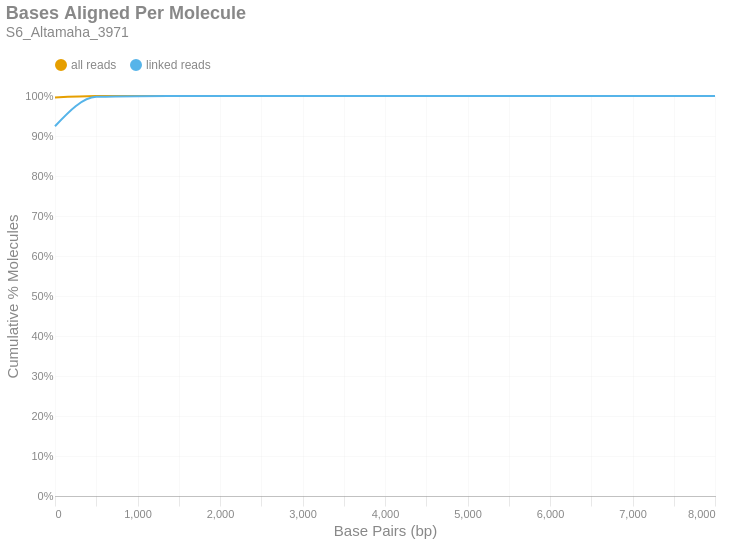

Notebook source saved alongside this figure:
### Markdown cell above
### Bases Aligned Per Molecule
This is a cumulative frequency distribution showing the number of base pairs aligned per unique molecule. These data are shown in 500 bp bins. There are two distributions: one with `all reads` (yellow) and another with only `linked reads` (blue). The percent of molecules in the `linked reads` distribution is relative to the total number of linked molecules.

### Code cell
if SKIPLR:
    print_html(f"Skipped")
else:
    binned_df = consolidated_hist(valids['aligned_bp'], mask, 500, True)
    with SafeRender(binned_df):
        (
            density_plot(binned_df, 'Bases Aligned Per Molecule', samplename, 'basesper')
            .encode(
                x=alt.X('bin:Q', title="Base Pairs (bp)").axis(tickMinStep=500).scale(padding=0),
                y=alt.Y('value:Q', title='Cumulative % Molecules')
                    .axis(format='%')
                    .scale(domain = [0,1])
                    .stack(False),
                color=alt.Color("key:N").scale(domain = ["all reads", "linked reads"]),
                tooltip = [
                    alt.Tooltip("key:N", title = "Data Type"),
                    alt.Tooltip("range_label:N", title="Bases Aligned Per Molecule"),
                    alt.Tooltip("value:Q", format = ".2%", title="% Molecules (Cum.)")
                ]
            )
        ).display()

### Figure 1 — Vega-Lite specification as saved in the notebook (floating-point values rounded to 4 significant figures)
{"width": "container", "height": 400, "config": {"title": {"anchor": "start", "dy": -15, "fontSize": 18, "color": "#888888", "subtitleColor": "#888888", "subtitleFontSize": 14}, "arc": {"fill": "#0072B2"}, "axis": {"domainColor": "#888888", "domainWidth": 0.5, "gridWidth": 0.2, "grid": false, "titleFontWeight": 400, "titleFontSize": 15, "labelFontSize": 11, "labelColor": "#888888", "tickColor": "#888888", "tickWidth": 0.2, "titleColor": "#888888"}, "axisBand": {"grid": false}, "axisX": {"grid": true, "tickSize": 10, "domainCap": "round"}, "axisY": {"domain": false, "grid": true, "tickSize": 0, "domainCap": "round"}, "background": "transparent", "header": {"labelFontSize": 15, "labelColor": "#888888", "titleFontSize": 15, "titleFontWeight": 600, "titleColor": "#888888"}, "legend": {"labelFont": "sans-serif", "labelFontSize": 12, "labelColor": "#888888", "symbolSize": 100, "symbolType": "circle", "titleFontSize": 12, "titlePadding": 10, "titleColor": "#888888", "title": null, "orient": "top"}, "range": {"category": ["#E69F00", "#56B4E9", "#009E73", "#F0E442", "#0072B2", "#D55E00", "#CC79A7", "#000000"], "diverging": ["#cfe8f3", "#a2d4ec", "#73bfe2", "#46abdb", "#1696d2", "#12719e"]}, "area": {"fill": "#0072B2", "fillOpacity": 0.7, "line": true, "strokeOpacity": 0.7}, "line": {"color": "#0072B2", "stroke": "#0072B2", "strokeWidth": 2}, "trail": {"color": "#0072B2", "stroke": "#0072B2", "strokeWidth": 0, "size": 1}, "point": {"filled": true, "fillOpacity": 1.0, "size": 95}, "text": {"color": "#888888", "fontSize": 11, "align": "right", "fontWeight": 400, "size": 11}, "bar": {"fill": "#0072B2", "stroke": null}, "view": {"stroke": null, "continuousWidth": 660, "continuousHeight": 400}}, "data": {"name": "data-168ca5d6ddef3072b95b16965e56145e"}, "mark": {"type": "line", "interpolate": "monotone", "point": {"opacity": 0, "size": 275}}, "encoding": {"color": {"field": "key", "scale": {"domain": ["all reads", "linked reads"]}, "type": "nominal"}, "tooltip": [{"field": "key", "title": "Data Type", "type": "nominal"}, {"field": "range_label", "title": "Bases Aligned Per Molecule", "type": "nominal"}, {"field": "value", "format": ".2%", "title": "% Molecules (Cum.)", "type": "quantitative"}], "x": {"axis": {"tickMinStep": 500}, "field": "bin", "scale": {"padding": 0}, "title": "Base Pairs (bp)", "type": "quantitative"}, "y": {"axis": {"format": "%"}, "field": "value", "scale": {"domain": [0, 1]}, "stack": false, "title": "Cumulative % Molecules", "type": "quantitative"}}, "params": [{"name": "param_c36ac31b6afebe62", "select": {"type": "point", "fields": ["key"]}, "bind": "legend"}], "title": {"text": "Bases Aligned Per Molecule", "subtitle": "S6_Altamaha_3971"}, "transform": [{"fold": ["all reads (cumsum)", "linked reads (cumsum)"]}, {"calculate": "replace(datum.key, ' (cumsum)', '')", "as": "key"}, {"filter": {"param": "param_c36ac31b6afebe62"}}], "usermeta": {"embedOptions": {"downloadFileName": "S6_Altamaha_3971.basesper"}}, "$schema": "https://vega.github.io/schema/vega-lite/v6.1.0.json", "datasets": {"data-168ca5d6ddef3072b95b16965e56145e": [{"bin": "0.0", "interval": "0.0-500.0", "all reads": 0.9961, "linked reads": 0.9245, "all reads (cumsum)": 0.9961, "linked reads (cumsum)": 0.9245, "range_label": "0-499"}, {"bin": "500.0", "interval": "500.0-1000.0", "all reads": 0.00375, "linked reads": 0.07337, "all reads (cumsum)": 0.9999, "linked reads (cumsum)": 0.9979, "range_label": "500-999"}, {"bin": "1000.0", "interval": "1000.0-1500.0", "all reads": 9.678e-05, "linked reads": 0.001697, "all reads (cumsum)": 1.0, "linked reads (cumsum)": 0.9996, "range_label": "1000-1499"}, {"bin": "1500.0", "interval": "1500.0-2000.0", "all reads": 1.027e-05, "linked reads": 0.0002029, "all reads (cumsum)": 1.0, "linked reads (cumsum)": 0.9998, "range_label": "1500-1999"}, {"bin": "2000.0", "interval": "2000.0-2500.0", "all reads": 6.452e-06, "linked reads": 0.0001336, "all reads (cumsum)": 1.0, "linked reads (cumsum)": 0.9999, "range_label": "2000-2499"}, {"bin": "2500.0", "interval": "2500.0-3000.0", "all reads": 2.628e-06, "linked reads": 5.444e-05, "all reads (cumsum)": 1.0, "linked reads (cumsum)": 0.9999, "range_label": "2500-2999"}, {"bin": "3000.0", "interval": "3000.0-3500.0", "all reads": 1.195e-06, "linked reads": 2.474e-05, "all reads (cumsum)": 1.0, "linked reads (cumsum)": 1.0, "range_label": "3000-3499"}, {"bin": "3500.0", "interval": "3500.0-4000.0", "all reads": 2.39e-07, "linked reads": 4.949e-06, "all reads (cumsum)": 1.0, "linked reads (cumsum)": 1.0, "range_label": "3500-3999"}, {"bin": "4000.0", "interval": "4000.0-4500.0", "all reads": 4.779e-07, "linked reads": 9.897e-06, "all reads (cumsum)": 1.0, "linked reads (cumsum)": 1.0, "range_label": "4000-4499"}, {"bin": "4500.0", "interval": "4500.0-5000.0", "all reads": 2.39e-07, "linked reads": 4.949e-06, "all reads (cumsum)": 1.0, "linked reads (cumsum)": 1.0, "range_label": "4500-4999"}, {"bin": "5000.0", "interval": "5000.0-5500.0", "all reads": 0.0, "linked reads": 0.0, "all reads (cumsum)": 1.0, "linked reads (cumsum)": 1.0, "range_label": "5000-5499"}, {"bin": "5500.0", "interval": "5500.0-6000.0", "all reads": 0.0, "linked reads": 0.0, "all reads (cumsum)": 1.0, "linked reads (cumsum)": 1.0, "range_label": "5500-5999"}, {"bin": "6000.0", "interval": "6000.0-6500.0", "all reads": 0.0, "linked reads": 0.0, "all reads (cumsum)": 1.0, "linked reads (cumsum)": 1.0, "range_label": "6000-6499"}, {"bin": "6500.0", "interval": "6500.0-7000.0", "all reads": 2.39e-07, "linked reads": 4.949e-06, "all reads (cumsum)": 1.0, "linked reads (cumsum)": 1.0, "range_label": "6500-6999"}, {"bin": "7000.0", "interval": "7000.0-7500.0", "all reads": 0.0, "linked reads": 0.0, "all reads (cumsum)": 1.0, "linked reads (cumsum)": 1.0, "range_label": "7000-7499"}, {"bin": "7500.0", "interval": "7500.0-8000.0", "all reads": 0.0, "linked reads": 0.0, "all reads (cumsum)": 1.0, "linked reads (cumsum)": 1.0, "range_label": "7500-7999"}, {"bin": "8000.0", "interval": "8000.0-8500.0", "all reads": 2.39e-07, "linked reads": 4.949e-06, "all reads (cumsum)": 1.0, "linked reads (cumsum)": 1.0, "range_label": "8000-8499"}]}}
